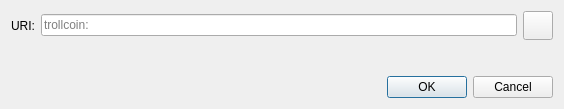
<?xml version="1.0" encoding="UTF-8"?>
<ui version="4.0">
 <class>OpenURIDialog</class>
 <widget class="QDialog" name="OpenURIDialog">
  <property name="geometry">
   <rect>
    <x>0</x>
    <y>0</y>
    <width>564</width>
    <height>109</height>
   </rect>
  </property>
  <property name="windowTitle">
   <string>Open TrollCoin URI</string>
  </property>
  <layout class="QVBoxLayout" name="verticalLayout">
   <item>
    <layout class="QHBoxLayout" name="horizontalLayout">
     <item>
      <widget class="QLabel" name="label">
       <property name="text">
        <string>URI:</string>
       </property>
      </widget>
     </item>
     <item>
      <widget class="QValidatedLineEdit" name="uriEdit">
       <property name="placeholderText">
        <string>trollcoin:</string>
       </property>
      </widget>
     </item>
     <item>
      <widget class="QToolButton" name="pasteButton">
       <property name="toolTip">
        <string extracomment="Tooltip text for button that allows you to paste an address that is in your clipboard.">Paste address from clipboard</string>
       </property>
       <property name="text">
        <string/>
       </property>
       <property name="icon">
        <iconset resource="../bitcoin.qrc">
         <normaloff>:/icons/editpaste</normaloff>:/icons/editpaste
        </iconset>
       </property>
       <property name="iconSize">
        <size>
         <width>22</width>
         <height>22</height>
        </size>
       </property>
      </widget>
     </item>
    </layout>
   </item>
   <item>
    <spacer name="verticalSpacer">
     <property name="orientation">
      <enum>Qt::Vertical</enum>
     </property>
     <property name="sizeHint" stdset="0">
      <size>
       <width>20</width>
       <height>40</height>
      </size>
     </property>
    </spacer>
   </item>
   <item>
    <widget class="QDialogButtonBox" name="buttonBox">
     <property name="orientation">
      <enum>Qt::Horizontal</enum>
     </property>
     <property name="standardButtons">
      <set>QDialogButtonBox::Cancel|QDialogButtonBox::Ok</set>
     </property>
    </widget>
   </item>
  </layout>
 </widget>
 <customwidgets>
  <customwidget>
   <class>QValidatedLineEdit</class>
   <extends>QLineEdit</extends>
   <header>qt/qvalidatedlineedit.h</header>
  </customwidget>
 </customwidgets>
 <resources/>
 <connections>
  <connection>
   <sender>buttonBox</sender>
   <signal>accepted()</signal>
   <receiver>OpenURIDialog</receiver>
   <slot>accept()</slot>
   <hints>
    <hint type="sourcelabel">
     <x>248</x>
     <y>254</y>
    </hint>
    <hint type="destinationlabel">
     <x>157</x>
     <y>274</y>
    </hint>
   </hints>
  </connection>
  <connection>
   <sender>buttonBox</sender>
   <signal>rejected()</signal>
   <receiver>OpenURIDialog</receiver>
   <slot>reject()</slot>
   <hints>
    <hint type="sourcelabel">
     <x>316</x>
     <y>260</y>
    </hint>
    <hint type="destinationlabel">
     <x>286</x>
     <y>274</y>
    </hint>
   </hints>
  </connection>
 </connections>
</ui>
